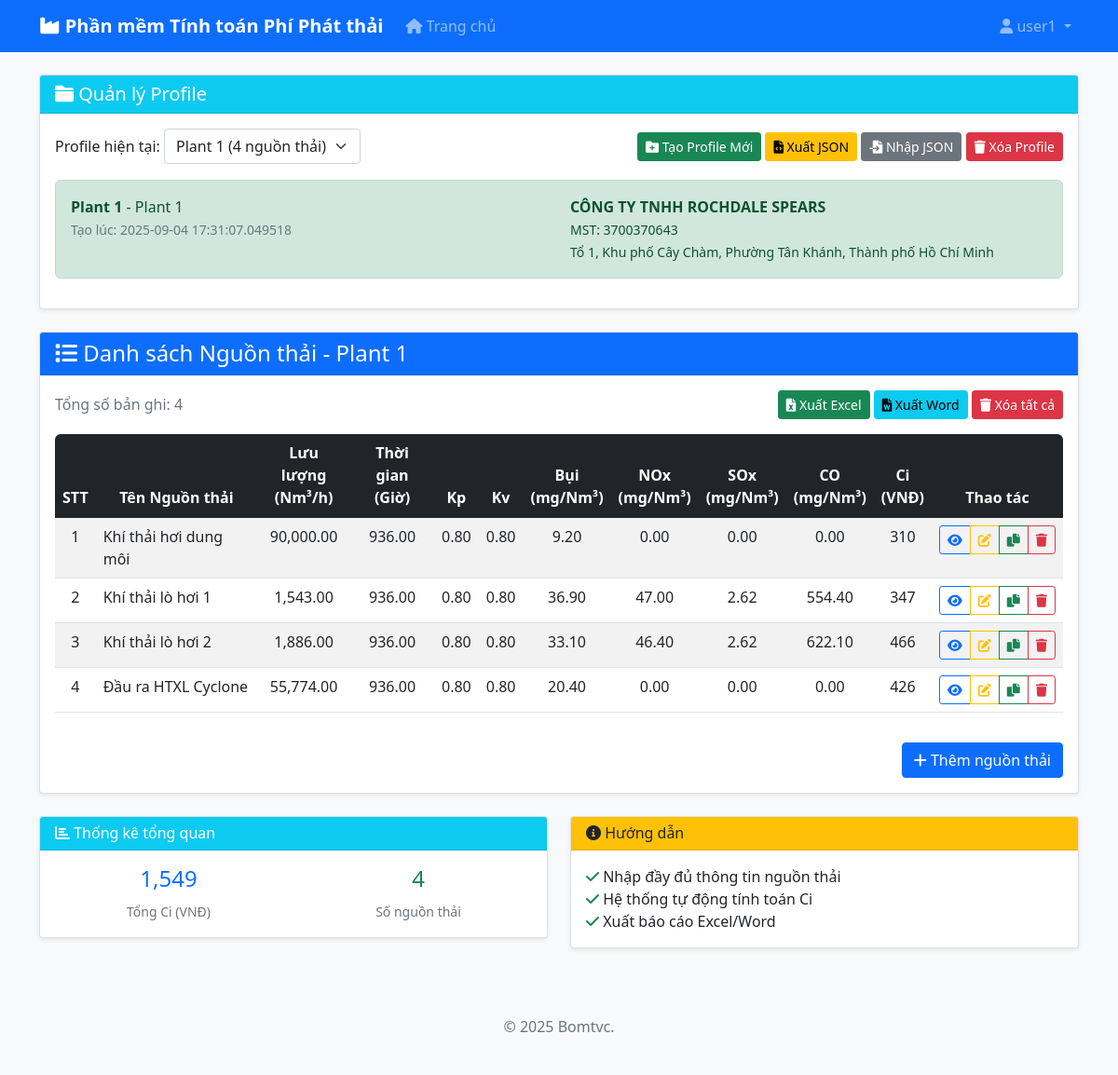
Before: / (signed in) with the older database file.
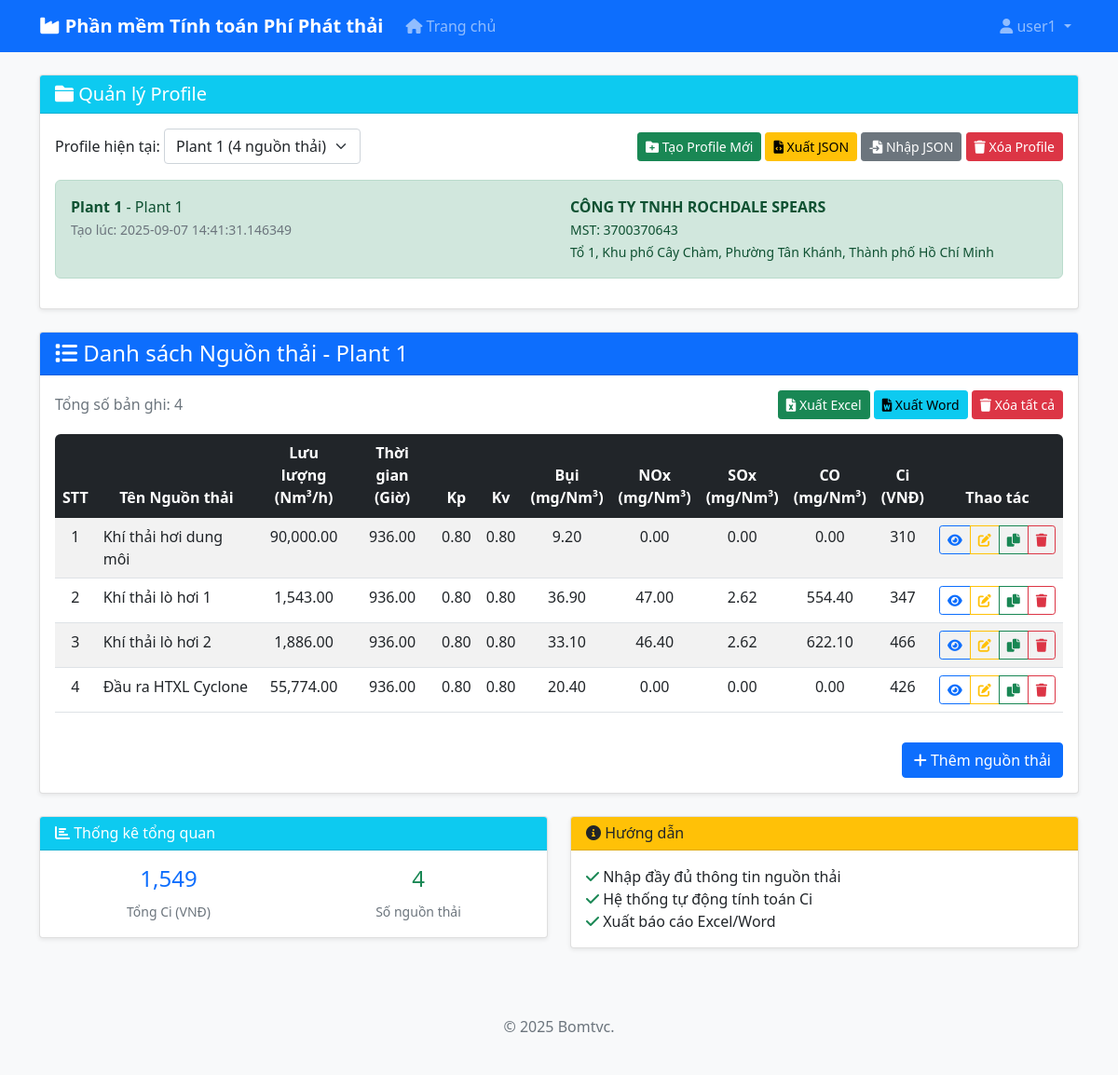
After: the same page with the newer database file.
### database.py (models this page shows, shortened)
class Profile(db.Model):
    __tablename__ = 'profiles'
    id = db.Column(db.Integer, primary_key=True)
    name = db.Column(db.String(200), nullable=False)
    description = db.Column(db.Text)
    created_date = db.Column(db.DateTime, default=datetime.utcnow)
    ten_cong_ty = db.Column(db.String(200))
    dia_chi = db.Column(db.Text)
    mst = db.Column(db.String(50))
    dien_thoai = db.Column(db.String(20))
    fax = db.Column(db.String(20))
    email = db.Column(db.String(120))
    tai_khoan_ngan_hang = db.Column(db.String(50))
    tai_ngan_hang = db.Column(db.String(200))
    loai_hinh_san_xuat = db.Column(db.String(200))
    user_id = db.Column(db.Integer, db.ForeignKey('users.id'), nullable=False)
    records = db.relationship('EmissionRecord', backref='profile', lazy=True, cascade='all, delete-orphan')

### flask_app.py (the view)
@app.route('/')
@login_required_custom
def index():
    profiles = get_user_profiles()
    current_profile_id = request.args.get('profile_id', type=int)
    current_profile = None
    if current_profile_id:
        current_profile = Profile.query.get(current_profile_id)
        if current_profile and not check_profile_ownership(current_profile.id):
            flash('Bạn không có quyền truy cập profile này!', 'error')
            current_profile = None
    if not current_profile and profiles:
        current_profile = profiles[0]
    if current_profile:
        records_data = []
        for record in current_profile.records:
            record_dict = record.to_dict()
            record_dict['id'] = record.id  # Thêm ID để sử dụng trong template
            records_data.append(record_dict)
        total_ci = sum(record['Ci'] for record in records_data)
    else:
        records_data = []
        total_ci = 0
    return render_template('index.html',
                         profiles=profiles,
                         current_profile=current_profile,
                         records=records_data,
                         total_ci=total_ci)

### auth.py (called while the page is built)
def login_required_custom(f):
    @wraps(f)
    def decorated_function(*args, **kwargs):
        if not current_user.is_authenticated:
            flash('Vui lòng đăng nhập để truy cập trang này!', 'error')
            return redirect(url_for('login'))
        if not current_user.is_active:
            flash('Tài khoản của bạn chưa được kích hoạt. Vui lòng liên hệ Admin!', 'error')
            return redirect(url_for('login'))
        return f(*args, **kwargs)
    return decorated_function

def get_user_profiles():
    from database import Profile
    return Profile.query.filter_by(user_id=current_user.id).all()

### flask_app.py (called while the page is built)
@login_manager.user_loader
def load_user(user_id):
    return User.query.get(int(user_id))

### templates/index.html (shortened to what the changed rows need)
{% extends "base.html" %}
{% block content %}
<div class="row mb-4">
    <div class="col-12">
        <div class="card">
            <div class="card-body">
                {% if current_profile %}
                <div class="alert alert-success">
                    <div class="row">
                        <div class="col-md-6">
                            <strong>{{ current_profile.name }}</strong>
                            {% if current_profile.description %} - {{ current_profile.description }}{% endif %}
                            <br><small class="text-muted">Tạo lúc: {{ current_profile.created_date }}</small>
                        </div>
                        <div class="col-md-6">
                            {% if current_profile.ten_cong_ty %}
                            <strong>{{ current_profile.ten_cong_ty }}</strong>
                            {% if current_profile.mst %}<br><small>MST: {{ current_profile.mst }}</small>{% endif %}
                            {% if current_profile.dia_chi %}<br><small>{{ current_profile.dia_chi }}</small>{% endif %}
                            {% endif %}
                        </div>
                    </div>
                </div>
                {% endif %}
            </div>
        </div>
    </div>
</div>
<div class="row">
    <div class="col-12">
        <div class="card">
            <div class="card-header bg-primary text-white">
                <h4 class="mb-0">
                    <i class="fas fa-list"></i>
                    {% if current_profile %}
                        Danh sách Nguồn thải - {{ current_profile.name }}
                    {% else %}
                        Danh sách Dữ liệu Phát thải
                    {% endif %}
                </h4>
            </div>
            <div class="card-body">
                {% if records %}
                    <div class="table-responsive">
                        <table class="table table-striped table-hover">
                            <thead class="table-dark">
                                <tr>
                                    <th class="text-center">STT</th>
                                    <th class="text-center">Tên Nguồn thải</th>
                                    <th class="text-center">Lưu lượng<br>(Nm³/h)</th>
                                    <th class="text-center">Thời gian<br>(Giờ)</th>
                                    <th class="text-center">Kp</th>
                                    <th class="text-center">Kv</th>
                                    <th class="text-center">Bụi<br>(mg/Nm³)</th>
                                    <th class="text-center">NOx<br>(mg/Nm³)</th>
                                    <th class="text-center">SOx<br>(mg/Nm³)</th>
                                    <th class="text-center">CO<br>(mg/Nm³)</th>
                                    <th class="text-center">Ci<br>(VNĐ)</th>
                                    <th class="text-center">Thao tác</th>
                                </tr>
                            </thead>
                        </table>
                    </div>
                {% endif %}
            </div>
        </div>
    </div>
</div>
{% endblock %}

Changed rows visible on the page:
changed Profile "Plant 1": created_date "2025-09-04 17:31:07.049518" → "2025-09-07 14:41:31.146349"
